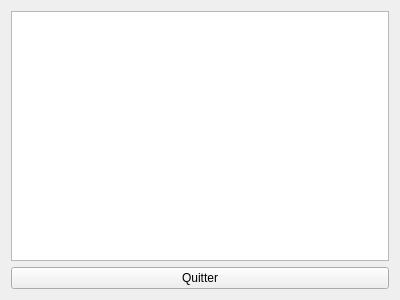
<?xml version="1.0" encoding="UTF-8"?>
<ui version="4.0">
 <class>Quixo</class>
 <widget class="QMainWindow" name="Quixo">
  <property name="geometry">
   <rect>
    <x>0</x>
    <y>0</y>
    <width>400</width>
    <height>300</height>
   </rect>
  </property>
  <property name="windowTitle">
   <string>Quixo</string>
  </property>
  <widget class="QWidget" name="centralWidget">
   <layout class="QGridLayout" name="gridLayout">
    <item row="1" column="0">
     <widget class="QPushButton" name="quitButton">
      <property name="text">
       <string>Quitter</string>
      </property>
     </widget>
    </item>
    <item row="0" column="0">
     <widget class="QGraphicsView" name="ma_vue"/>
    </item>
   </layout>
  </widget>
 </widget>
 <layoutdefault spacing="6" margin="11"/>
 <resources/>
 <connections/>
</ui>
